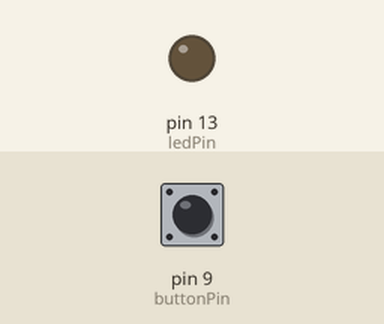
The sketch below on a simulated Arduino Uno, built with avr-gcc and run on an emulated ATmega328P. On the bench: output pins drawn as LEDs (lit = HIGH). Inputs (shaded band) come from the test bench; at power-on: pin 9 (buttonPin) HIGH. What the sketch prints to the serial monitor is not drawn.

Above: at 1.2 s.
1.3 s: pin 9 (buttonPin) pulled LOW for 0.15 s
At 1.37 s:
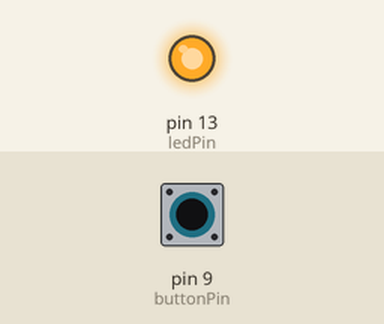
2.9 s: pin 9 (buttonPin) pulled LOW for 3.2 s
At 7.2 s:
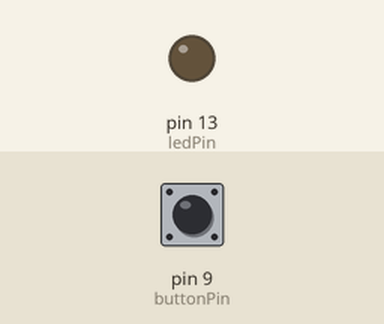
Timing chart, 0 to 8.7 s (numbered marks = the images above; inputs shaded):
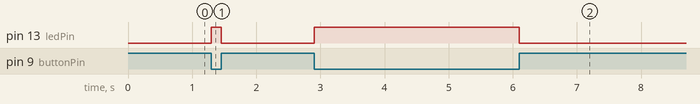

Measured:
- after the input at 1.3 s, pin 13 (ledPin): LOW → HIGH at once, → LOW 0.15 s later
- after the input at 2.9 s, pin 13 (ledPin): LOW → HIGH at once, → LOW 3.2 s later

The sketch:

Project_Button.ino
```cpp
int ledPin = 13;
int buttonPin = 9;

void setup() {
  pinMode(ledPin, OUTPUT);
  pinMode(buttonPin, INPUT_PULLUP);
  Serial.begin(9600);
}

void loop() {
  Serial.print(digitalRead(buttonPin));
  if (digitalRead(buttonPin) == LOW) {
    digitalWrite(ledPin, HIGH);
  } else {
    digitalWrite(ledPin, LOW);
  }
}
```
